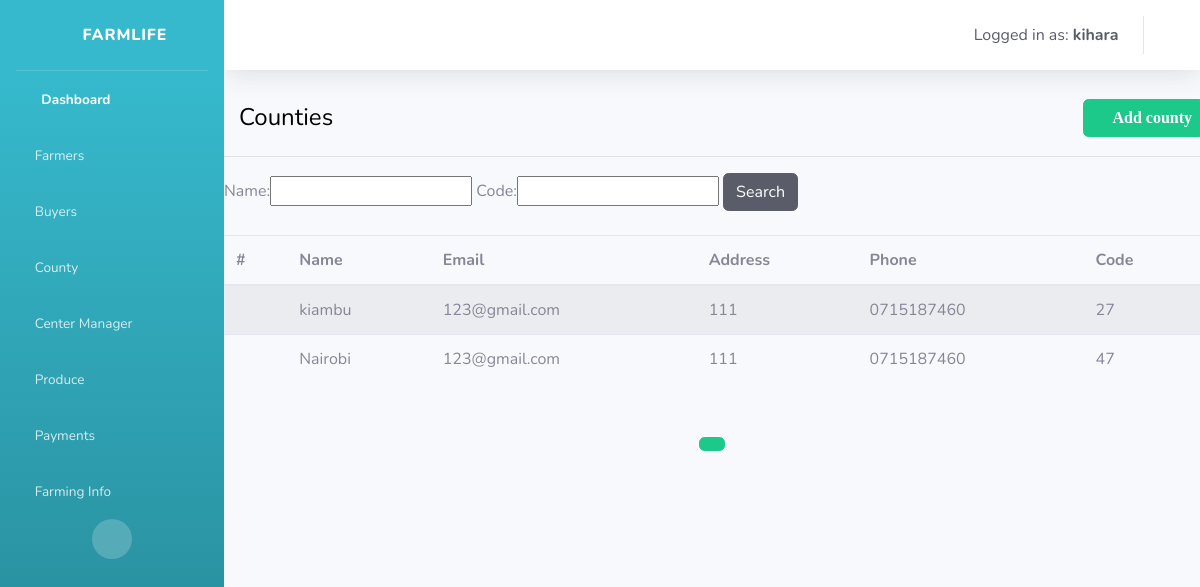
/dashboard/county_list/ (signed in), run on the app's committed database.
### efarm/models.py (models this page shows, shortened)
class County(models.Model):
    name = models.CharField(max_length=254)
    email = models.EmailField()
    adress = models.CharField(max_length=254)
    phone = models.CharField(max_length=15)
    code = models.IntegerField(null=False)

### efarm/views.py (the view)
# urls.py: path('county_list/', CountyList, name='counties'),
@login_required(login_url='login')
def CountyList(request):
    counties = County.objects.all()
    myFilter = CountyFilter(request.GET, queryset=counties)
    county = myFilter.qs
    paginator = Paginator(county, 10)
    page_number = request.GET.get('page', 1)
    county_obj = paginator.get_page(page_number)
    context = {'county': county,
               'county_obj': county_obj, 'myFilter': myFilter}
    return render(request, 'county/county_list.html', context)

### efarm/templates/county/county_list.html (shortened to what this page needs)
{% extends 'base.html' %}
{% load static %}
{% block content %}
<legend style="margin: 10px; padding: 5px; color: black;">Counties
  <a href="{% url 'add_county' %}">
    <button type="submit" class="btn btn-success" style="float: right;">
      <i class="fas fa-plus"> Add county </i>
    </button></a>
</legend>
<hr>
<form method="get">
  {{ myFilter.form }}
  <button class="btn btn-dark rounded" type="submit">Search</button>
</form><br>
<table class="table table-striped">
  <thead>
    <tr>
      <th scope="col">#</th>
      <th scope="col">Name</th>
      <th scope="col">Email</th>
      <th scope="col">Address</th>
      <th scope="col">Phone</th>
      <th scope="col">Code</th>
    </tr>
  </thead>
  <tbody>
    {% for county in county_obj %}
    <tr>
      <th scope="row" 1></th>
      <td>{{county.name}}</td>
      <td>{{county.email}}</td>
      <td>{{county.adress}}</td>
      <td>{{county.phone}}</td>
      <td>{{county.code}}</td>
    </tr>
    {% endfor %}
  </tbody>
</table>
<div class="text-center container mt-5">
  <a><button type="button" class="btn btn-success">{{page_obj.number}}</button></a>
</div>
{% endblock content%}

### efarm/templates/base.html (shortened to what this page needs)
{% load static %}
<!DOCTYPE html>
<html lang="en">
<head>
    <link href="{% static 'vendor/fontawesome-free/css/all.min.css' %}" rel="stylesheet" type="text/css">
        <link rel="stylesheet" href="https://stackpath.bootstrapcdn.com/bootstrap/4.1.3/css/bootstrap.min.css">
    <link href="{% static 'css/sb-admin-2.min.css' %}" rel="stylesheet">
</head>
<body id="page-top">
    <div id="wrapper">
        <ul class="navbar-nav bg-gradient-info sidebar sidebar-dark accordion" id="accordionSidebar" style="background-color:#1cc88a">
            <a class="sidebar-brand d-flex align-items-center justify-content-center" href="{% url 'home' %}">
                <div class="sidebar-brand-icon rotate-n-15">
                    <i class="fas fa-boxes fa-3x"></i>
                </div>
                <div class="sidebar-brand-text mx-3">FARMLIFE</div>
            </a>
            <hr class="sidebar-divider my-0">
            <li class="nav-item active">
                <a class="nav-link" href="{% url 'home' %}">
                    <i class="fas fa-fw fa-tachometer-alt"></i>
                    <span>Dashboard</span></a>
            </li>
            <li class="nav-item">
                <a class="nav-link collapsed" href="#" data-toggle="collapse" data-target="#collapseTwo"
                    aria-expanded="true" aria-controls="collapseTwo">
                    <i class="fa fa-users"></i>
                    <span>Farmers</span>
                </a>
            </li>
            <li class="nav-item">
                <a class="nav-link collapsed" href="#" data-toggle="collapse" data-target="#collapseThree"
                    aria-expanded="true" aria-controls="collapseThree">
                    <i class="fa fa-users"></i>
                    <span>Buyers</span>
                </a>
            </li>
            <li class="nav-item">
                <a class="nav-link collapsed" href="#" data-toggle="collapse" data-target="#collapseUtilities"
                    aria-expanded="true" aria-controls="collapseUtilities">
                    <i class="fas fa-truck"></i>
                    <span>County</span>
                </a>
            </li>
            <li class="nav-item">
                <a class="nav-link collapsed" href="#" data-toggle="collapse" data-target="#collapsePages"
                    aria-expanded="true" aria-controls="collapsePages">
                    <i class="fas fa-industry"></i>
                    <span>Center Manager</span>
                </a>
            </li>
            <li class="nav-item">
                <a class="nav-link collapsed" href="#" data-toggle="collapse" data-target="#collapsePage"
                    aria-expanded="true" aria-controls="collapsePage">
                    <i class="fas fa-capsules"></i>
                    <span>Produce</span>
                </a>
            </li>
            <li class="nav-item">
                <a class="nav-link collapsed" href="#" data-toggle="collapse" data-target="#collapsePage1"
                    aria-expanded="true" aria-controls="collapsePage1">
                    <i class="fas fa-cart-plus"></i>
                    <span>Payments</span>
                </a>
            </li>
            <li class="nav-item">
                <a class="nav-link collapsed" href="#" data-toggle="collapse" data-target="#collapsePage2"
                    aria-expanded="true" aria-controls="collapsePage2">
                    <i class="fas fa-file-invoice"></i>
                    <span>Farming Info</span>
                </a>
            </li>
            <div class="text-center d-none d-md-inline">
                <button class="rounded-circle border-0" id="sidebarToggle"></button>
            </div>
        </ul>
        <div id="content-wrapper" class="d-flex flex-column">
            <div id="content">
                <nav class="navbar navbar-expand navbar-light bg-white topbar mb-4 static-top shadow">
                    <ul class="navbar-nav ml-auto">
                                          <li class="nav-item dropdown no-arrow">
                                              <a class="nav-link dropdown-toggle"
                                                  data-toggle="dropdown" aria-haspopup="true" aria-expanded="false">
                                                  <span class="mr-2 d-none d-lg-inline text-dark">Logged in as:
                                                      <strong>{{request.user}}</strong></span>
                                                  <i class="fas fa-power-off" id="userDropdown" role="button"></i>
                                              </a>
                                          </li>
                    </ul>
                </nav>
                {% block content %}
                {% endblock content %}
            </div>
        </div>
</body>
</html>

### data on the page
County: name "kiambu", email "123@gmail.com", adress "111", phone "0715187460", code "27"
County: name "Nairobi", email "123@gmail.com", adress "111", phone "0715187460", code "47"

### other printed values
{{ request.user }} "kihara"
